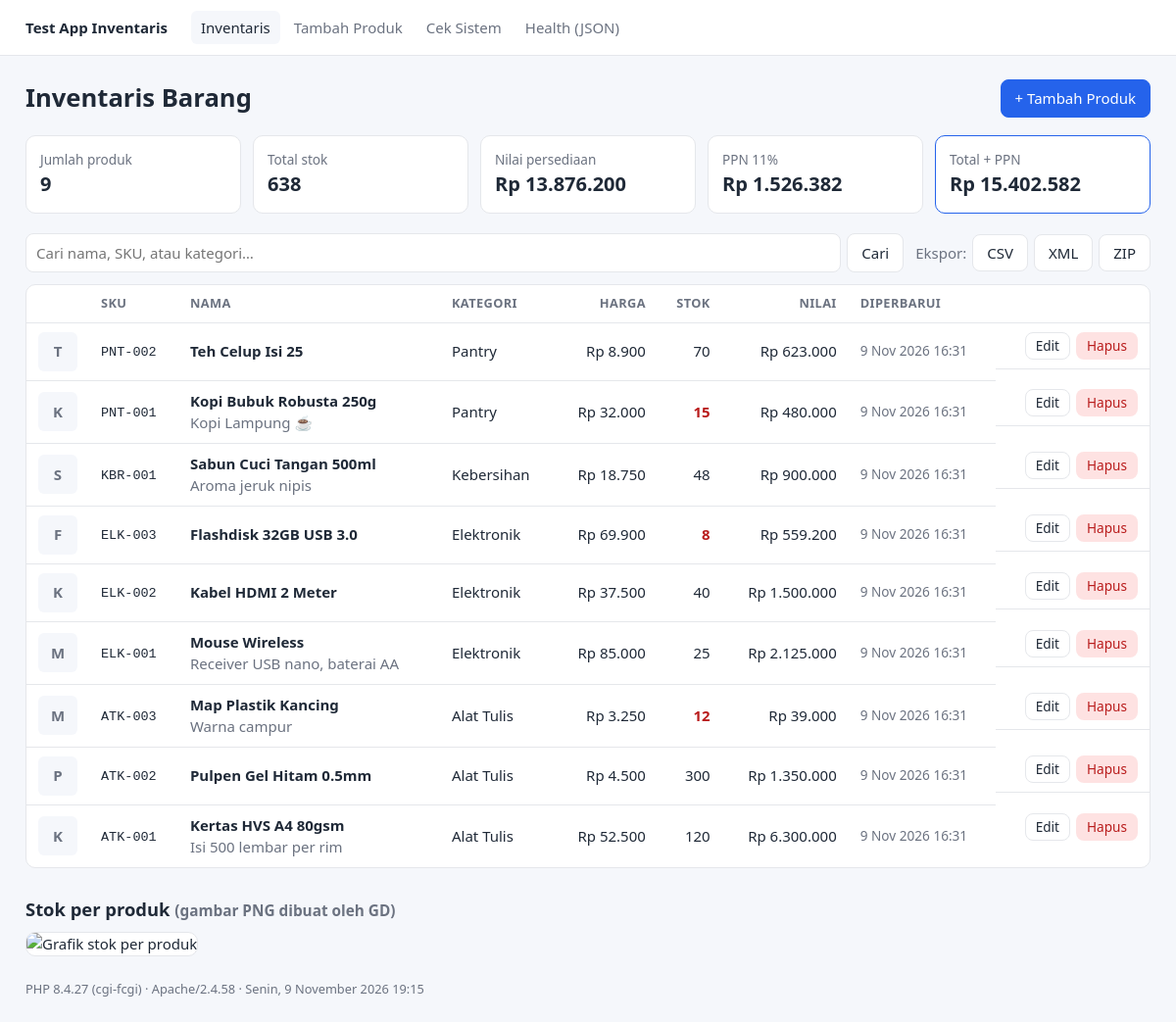
The page / on the database its author committed.
### tables this page shows
CREATE TABLE IF NOT EXISTS products (
    id          INT UNSIGNED  NOT NULL AUTO_INCREMENT,
    sku         VARCHAR(32)   NOT NULL,
    name        VARCHAR(150)  NOT NULL,
    category    VARCHAR(50)   NULL,
    price       DECIMAL(15,2) NOT NULL DEFAULT 0.00,
    stock       INT UNSIGNED  NOT NULL DEFAULT 0,
    description TEXT          NULL,
    image       VARCHAR(64)   NULL,
    created_at  TIMESTAMP     NOT NULL DEFAULT CURRENT_TIMESTAMP,
    updated_at  TIMESTAMP     NOT NULL DEFAULT CURRENT_TIMESTAMP ON UPDATE CURRENT_TIMESTAMP,
    PRIMARY KEY (id),
    UNIQUE KEY uq_products_sku (sku),
    KEY idx_products_name (name),
    KEY idx_products_category (category)
);

### src/Env.php (called while the page is built, shortened)
<?php
final class Env
{
    private static array $vars = [];
    public static function get(string $key, ?string $default = null): ?string
    {
        $real = getenv($key);
        if ($real !== false && $real !== '') {
            return $real;
        }
        return self::$vars[$key] ?? $default;
    }
}

### src/helpers.php (called while the page is built, shortened)
<?php
function env(string $key, ?string $default = null): ?string
{
    return Env::get($key, $default);
}
function e(mixed $value): string
{
    return htmlspecialchars((string) $value, ENT_QUOTES | ENT_SUBSTITUTE, 'UTF-8');
}
function rupiah(string|int|float $amount): string
{
    static $fmt = null;
    if ($fmt === null) {
        $fmt = new NumberFormatter(env('APP_LOCALE', 'id_ID'), NumberFormatter::CURRENCY);
        $fmt->setAttribute(NumberFormatter::FRACTION_DIGITS, 0);
    }
    return (string) $fmt->formatCurrency((float) $amount, 'IDR');
}
function angka(string|int|float $number): string
{
    static $fmt = null;
    $fmt ??= new NumberFormatter(env('APP_LOCALE', 'id_ID'), NumberFormatter::DECIMAL);
    return (string) $fmt->format((float) $number);
}
function tanggal(string|DateTimeInterface|null $value, string $pattern = 'EEEE, d MMMM yyyy HH:mm'): string
{
    $dt  = $value instanceof DateTimeInterface ? $value : new DateTimeImmutable($value);
    $fmt = new IntlDateFormatter(
        env('APP_LOCALE', 'id_ID'),
        IntlDateFormatter::NONE,
        IntlDateFormatter::NONE,
        date_default_timezone_get(),
        IntlDateFormatter::GREGORIAN,
        $pattern
    );
    return (string) $fmt->format($dt);
}
function bc_round(string $number, int $precision = 2): string
{
    $half = '0.' . str_repeat('0', $precision) . '5';
    return str_starts_with($number, '-')
        ? bcsub($number, $half, $precision)
        : bcadd($number, $half, $precision);
}
function inventory_summary(array $products): array
{
    $subtotal = '0.00';
    $stock    = 0;
    foreach ($products as $p) {
        $subtotal = bcadd($subtotal, bcmul((string) $p['price'], (string) $p['stock'], 2), 2);
        $stock   += (int) $p['stock'];
    }
    $ppn = bc_round(bcmul($subtotal, PPN_RATE, 4), 2);
    return [
        'items'    => count($products),
        'stock'    => $stock,
        'subtotal' => $subtotal,
        'ppn'      => $ppn,
        'total'    => bcadd($subtotal, $ppn, 2),
    ];
}

### public/index.php (the view, shortened to what this page needs)
<?php
require dirname(__DIR__) . '/src/bootstrap.php';
$q        = mb_substr(trim((string) ($_GET['q'] ?? '')), 0, 100);
$products = [];
$dbError  = null;
try {
    $pdo = Database::connection();
    if ($q !== '') {
        $like = '%' . addcslashes($q, '%_\\') . '%';
        $stmt = $pdo->prepare('SELECT * FROM products WHERE name LIKE :q1 OR sku LIKE :q2 OR category LIKE :q3 ORDER BY updated_at DESC, id DESC');
        $stmt->execute(['q1' => $like, 'q2' => $like, 'q3' => $like]);
    } else {
        $stmt = $pdo->query('SELECT * FROM products ORDER BY updated_at DESC, id DESC LIMIT 500');
    }
    $products = $stmt->fetchAll();
} catch (PDOException $e) {
    $dbError = $e;
}
$sum = inventory_summary($products);
render_header('Inventaris', 'index.php');
?>
<div class="page-head">
    <h1>Inventaris Barang</h1>
    <a class="btn" href="form.php">+ Tambah Produk</a>
</div>
<?php if ($dbError !== null): ?>
    <?php render_db_error($dbError); ?>
<?php else: ?>
<section class="cards">
    <div class="card"><span>Jumlah produk</span><strong><?= e(angka($sum['items'])) ?></strong></div>
    <div class="card"><span>Total stok</span><strong><?= e(angka($sum['stock'])) ?></strong></div>
    <div class="card"><span>Nilai persediaan</span><strong><?= e(rupiah($sum['subtotal'])) ?></strong></div>
    <div class="card"><span>PPN 11%</span><strong><?= e(rupiah($sum['ppn'])) ?></strong></div>
    <div class="card accent"><span>Total + PPN</span><strong><?= e(rupiah($sum['total'])) ?></strong></div>
</section>
<div class="toolbar">
    <form method="get" class="search">
        <input type="search" name="q" value="<?= e($q) ?>" placeholder="Cari nama, SKU, atau kategori…">
        <button class="btn btn-light" type="submit">Cari</button>
    </form>
    <div class="exports">
        Ekspor:
        <a class="btn btn-light" href="export.php?format=csv">CSV</a>
        <a class="btn btn-light" href="export.php?format=xml">XML</a>
        <a class="btn btn-light" href="export.php?format=zip">ZIP</a>
    </div>
</div>
<div class="table-wrap">
<table>
    <thead>
    <tr>
        <th></th>
        <th>SKU</th>
        <th>Nama</th>
        <th>Kategori</th>
        <th class="num">Harga</th>
        <th class="num">Stok</th>
        <th class="num">Nilai</th>
        <th>Diperbarui</th>
        <th></th>
    </tr>
    </thead>
    <tbody>
    <?php foreach ($products as $p): ?>
        <tr>
            <td class="thumb">
                <?php if (!empty($p['image'])): ?>
                    <img src="uploads/<?= e($p['image']) ?>" alt="" loading="lazy">
                <?php else: ?>
                    <span class="noimg"><?= e(mb_strtoupper(mb_substr((string) $p['name'], 0, 1))) ?></span>
                <?php endif; ?>
            </td>
            <td><code><?= e($p['sku']) ?></code></td>
            <td>
                <strong><?= e($p['name']) ?></strong>
                <?php if (!empty($p['description'])): ?>
                    <div class="muted"><?= e(mb_strimwidth((string) $p['description'], 0, 60, '…')) ?></div>
                <?php endif; ?>
            </td>
            <td><?= e($p['category'] ?? '-') ?></td>
            <td class="num"><?= e(rupiah($p['price'])) ?></td>
            <td class="num <?= (int) $p['stock'] < 20 ? 'low' : '' ?>"><?= e(angka($p['stock'])) ?></td>
            <td class="num"><?= e(rupiah(bcmul((string) $p['price'], (string) $p['stock'], 2))) ?></td>
            <td class="muted small"><?= e(tanggal($p['updated_at'], 'd MMM yyyy HH:mm')) ?></td>
            <td class="actions">
                <a class="btn btn-light btn-sm" href="form.php?id=<?= (int) $p['id'] ?>">Edit</a>
                <form method="post" action="delete.php" data-confirm="Hapus <?= e($p['name']) ?>?" onsubmit="return confirm(this.dataset.confirm)">
                    <button class="btn btn-danger btn-sm" type="submit">Hapus</button>
                </form>
            </td>
        </tr>
    <?php endforeach; ?>
    </tbody>
</table>
</div>
<?php if ($products !== []): ?>
<section class="chart">
    <h2>Stok per produk <small class="muted">(gambar PNG dibuat oleh GD)</small></h2>
    <img src="chart.php?v=<?= e((string) time()) ?>" alt="Grafik stok per produk" width="760">
</section>
<?php endif; ?>
<?php endif; ?>
<?php render_footer(); ?>

### src/layout.php (shortened to what this page needs)
<?php
function render_header(string $title, string $active = ''): void
{
    $nav = [
        'index.php'  => 'Inventaris',
        'form.php'   => 'Tambah Produk',
        'system.php' => 'Cek Sistem',
        'health.php' => 'Health (JSON)',
    ];
    $app = env('APP_NAME', 'Test App');
    ?>
<!doctype html>
<html lang="id">
<head>
    <link rel="stylesheet" href="assets/app.css">
</head>
<body>
<header class="topbar">
    <div class="wrap">
        <a class="brand" href="index.php"><?= e($app) ?></a>
        <nav>
            <?php foreach ($nav as $href => $label): ?>
                <a href="<?= e($href) ?>" class="<?= $active === $href ? 'active' : '' ?>"><?= e($label) ?></a>
            <?php endforeach; ?>
        </nav>
    </div>
</header>
<main class="wrap">
    <?php
}
function render_footer(): void
{
    ?>
</main>
<footer class="wrap footer">
    PHP <?= e(PHP_VERSION) ?> (<?= e(PHP_SAPI) ?>) · <?= e($_SERVER['SERVER_SOFTWARE'] ?? '') ?> · <?= e(tanggal(new DateTimeImmutable())) ?>
</footer>
</body>
</html>
    <?php
}
    ?>

### public/assets/app.css (style rules this page uses)
:root { --bg: #f5f7fb; --surface: #ffffff; --text: #1f2937; --muted: #6b7280; --border: #e5e7eb; --primary: #2563eb; --primary-ink: #ffffff; --ok: #15803d; --ok-bg: #dcfce7; --warn: #a16207; --warn-bg: #fef9c3; --fail: #b91c1c; --fail-bg: #fee2e2; --radius: 10px; }
* { box-sizing: border-box; }
body { margin: 0; font: 15px/1.5 system-ui, -apple-system, "Segoe UI", Roboto, sans-serif; background: var(--bg); color: var(--text); }
a { color: var(--primary); }
code { font-size: .9em; }
h1 { margin: 0; font-size: 1.6rem; }
h2 { font-size: 1.15rem; margin: 28px 0 10px; }
.wrap { max-width: 1180px; margin: 0 auto; padding: 0 16px; }
.topbar { background: var(--surface); border-bottom: 1px solid var(--border); }
.topbar .wrap { display: flex; align-items: center; gap: 24px; min-height: 56px; flex-wrap: wrap; }
.brand { font-weight: 700; color: var(--text); text-decoration: none; }
.topbar nav { display: flex; gap: 4px; flex-wrap: wrap; }
.topbar nav a { padding: 6px 10px; border-radius: 6px; text-decoration: none; color: var(--muted); }
.topbar nav a.active, .topbar nav a:hover { background: var(--bg); color: var(--text); }
main.wrap { padding-top: 24px; padding-bottom: 24px; }
.page-head { display: flex; justify-content: space-between; align-items: center; gap: 12px; margin-bottom: 18px; flex-wrap: wrap; }
.btn { display: inline-block; border: 1px solid var(--primary); background: var(--primary); color: var(--primary-ink); padding: 7px 14px; border-radius: 8px; text-decoration: none; font: inherit; cursor: pointer; }
.btn-light { background: var(--surface); color: var(--text); border-color: var(--border); }
.btn-danger { background: var(--fail-bg); color: var(--fail); border-color: transparent; }
.btn-sm { padding: 3px 10px; font-size: .85rem; }
.cards { display: grid; grid-template-columns: repeat(auto-fit, minmax(170px, 1fr)); gap: 12px; margin-bottom: 20px; }
.card { background: var(--surface); border: 1px solid var(--border); border-radius: var(--radius); padding: 14px; }
.card span { display: block; color: var(--muted); font-size: .85rem; }
.card strong { font-size: 1.25rem; font-variant-numeric: tabular-nums; }
.card.accent { border-color: var(--primary); }
.toolbar { display: flex; justify-content: space-between; gap: 12px; flex-wrap: wrap; margin-bottom: 12px; align-items: center; }
.search { display: flex; gap: 6px; flex: 1 1 320px; }
.search input { flex: 1; }
.exports { color: var(--muted); display: flex; gap: 6px; align-items: center; flex-wrap: wrap; }
input, textarea { width: 100%; padding: 8px 10px; border: 1px solid var(--border); border-radius: 8px; background: var(--surface); color: var(--text); font: inherit; }
.table-wrap { overflow-x: auto; background: var(--surface); border: 1px solid var(--border); border-radius: var(--radius); }
table { width: 100%; border-collapse: collapse; }
th, td { padding: 9px 12px; border-bottom: 1px solid var(--border); text-align: left; vertical-align: middle; }
th { font-size: .8rem; text-transform: uppercase; letter-spacing: .03em; color: var(--muted); font-weight: 600; }
tr:last-child td { border-bottom: 0; }
.num { text-align: right; font-variant-numeric: tabular-nums; white-space: nowrap; }
.low { color: var(--fail); font-weight: 600; }
.muted { color: var(--muted); }
.small { font-size: .85rem; white-space: nowrap; }
.thumb { width: 52px; }
.thumb img, .noimg { width: 40px; height: 40px; border-radius: 6px; object-fit: cover; display: block; }
.noimg { background: var(--bg); color: var(--muted); display: grid; place-items: center; font-weight: 700; }
.actions { display: flex; gap: 6px; justify-content: flex-end; }
.actions form { margin: 0; }
.chart img { max-width: 100%; height: auto; border: 1px solid var(--border); border-radius: var(--radius); background: #fff; }
.footer { color: var(--muted); font-size: .8rem; padding-bottom: 24px; }

### rows shown on the page
products: name "T", sku "PNT-002", name "Teh Celup Isi 25", category "Pantry", price "Rp 8.900", stock "70", price+stock "Rp 623.000", updated_at "9 Nov 2026 16:31"
products: name "K", sku "PNT-001", name "Kopi Bubuk Robusta 250g", description "Kopi Lampung ☕", category "Pantry", price "Rp 32.000", stock "15", price+stock "Rp 480.000", updated_at "9 Nov 2026 16:31"
products: name "S", sku "KBR-001", name "Sabun Cuci Tangan 500ml", description "Aroma jeruk nipis", category "Kebersihan", price "Rp 18.750", stock "48", price+stock "Rp 900.000", updated_at "9 Nov 2026 16:31"
products: name "F", sku "ELK-003", name "Flashdisk 32GB USB 3.0", category "Elektronik", price "Rp 69.900", stock "8", price+stock "Rp 559.200", updated_at "9 Nov 2026 16:31"
products: name "K", sku "ELK-002", name "Kabel HDMI 2 Meter", category "Elektronik", price "Rp 37.500", stock "40", price+stock "Rp 1.500.000", updated_at "9 Nov 2026 16:31"
products: name "M", sku "ELK-001", name "Mouse Wireless", description "Receiver USB nano, baterai AA", category "Elektronik", price "Rp 85.000", stock "25", price+stock "Rp 2.125.000", updated_at "9 Nov 2026 16:31"
products: name "M", sku "ATK-003", name "Map Plastik Kancing", description "Warna campur", category "Alat Tulis", price "Rp 3.250", stock "12", price+stock "Rp 39.000", updated_at "9 Nov 2026 16:31"
products: name "P", sku "ATK-002", name "Pulpen Gel Hitam 0.5mm", category "Alat Tulis", price "Rp 4.500", stock "300", price+stock "Rp 1.350.000", updated_at "9 Nov 2026 16:31"
products: name "K", sku "ATK-001", name "Kertas HVS A4 80gsm", description "Isi 500 lembar per rim", category "Alat Tulis", price "Rp 52.500", stock "120", price+stock "Rp 6.300.000", updated_at "9 Nov 2026 16:31"

### other values the page prints
$app "Test App Inventaris"
$label "Inventaris"
$label "Tambah Produk"
$label "Cek Sistem"
$label "Health (JSON)"
angka($sum['items']) "9"
angka($sum['stock']) "638"
rupiah($sum['subtotal']) "Rp 13.876.200"
rupiah($sum['ppn']) "Rp 1.526.382"
rupiah($sum['total']) "Rp 15.402.582"
PHP_VERSION "8.4.27"
PHP_SAPI "cgi-fcgi"
$_SERVER['SERVER_SOFTWARE'] "Apache/2.4.58"
